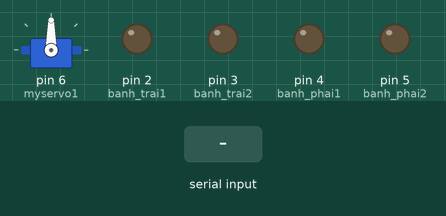
Bench run of a sketch on a simulated Arduino Uno, built with avr-gcc and run on an emulated ATmega328P. Shown: servo, output pins drawn as LEDs (lit = HIGH). The inputs (shaded band) are chosen by the test bench. What the sketch prints to the serial monitor is not drawn.

Above: at 1.2 s.
1.3 s: "A" received over Serial
At 2.1 s:
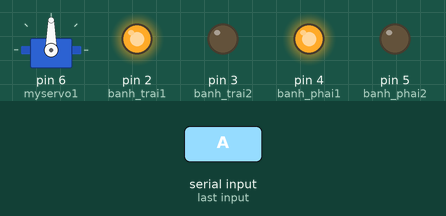
2.8 s: "L" received over Serial
At 3.3 s:
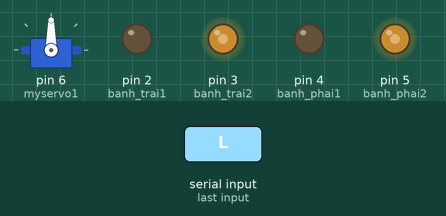
4.3 s: "P" received over Serial
At 5.5 s:
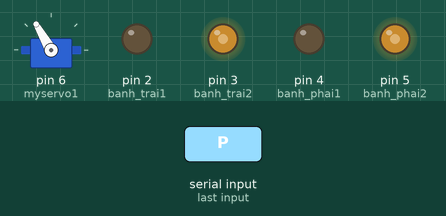
5.8 s: "T" received over Serial
At 6.8 s:
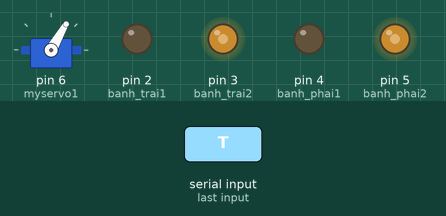
7.3 s: "D" received over Serial
At 7.9 s:
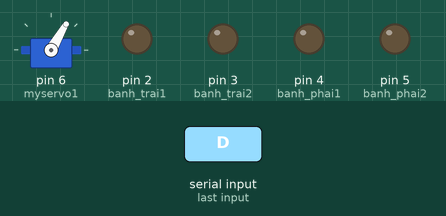
8.8 s: "A" received over Serial
At 10.2 s:
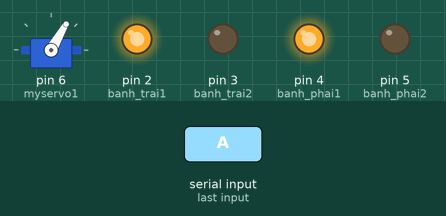
Timing chart, 0 to 11.3 s (numbered marks = the images above; inputs shaded):
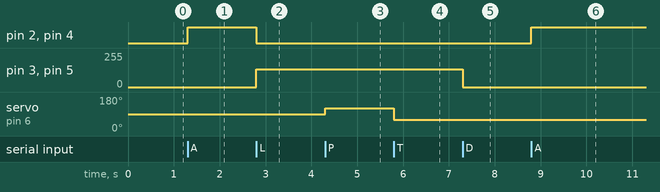

The sketch:

code_xe_dua.ino
```cpp
#include <Servo.h>
const int banh_trai1 = 2;
const int banh_trai2 = 3;
const int banh_phai1 = 4;
const int banh_phai2 = 5;
Servo myservo1;
char state ;
// prototype
void tien();
void lui();
void trai();
void phai();
void dung();
void thang();

void setup(){
  Serial.begin(9600);
pinMode(banh_trai1,OUTPUT);
pinMode(banh_trai2,OUTPUT);
pinMode(banh_phai1,OUTPUT);
pinMode(banh_phai2,OUTPUT);
myservo1.attach(6);
  }
  void loop()
  {
if(Serial.available() >0)
  { state = Serial.read();
  Serial.print(state);
  }
  else state = 0;

    switch (state){
    case 'A':
    tien(128);
    break;
    case 'L':
    lui(135);
    break;
    case 'P':
    phai();
      //myservo1.write(60);
    break;
    case 'T':
    trai();
    //myservo1.write(130);
    break;
    case 'D':
    dung();
    break;
   case 'U':
   thang();
    }
}


void tien(int _speed)
{
 analogWrite(banh_trai1,_speed);
 digitalWrite(banh_trai2,LOW);
 analogWrite(banh_phai1,_speed);
 digitalWrite(banh_phai2,LOW);
}
void lui(int _speed)
{
analogWrite(banh_trai2,_speed);
 digitalWrite(banh_trai1,LOW);
 analogWrite(banh_phai2,_speed);
 digitalWrite(banh_phai1,LOW);
}
void trai()
  {
  myservo1.write(60);
  }
void phai()
  {
    myservo1.write(120);
  }
void dung()
{
  analogWrite(banh_trai1,LOW);
  digitalWrite(banh_trai2,LOW);
  analogWrite(banh_phai1,LOW);
  digitalWrite(banh_phai2,LOW);
}
  void thang()
{
    myservo1.write(90);
}
```

Measured:
- after the input at 1.3 s, pin 2 (banh_trai1), pin 4 (banh_phai1): LOW → HIGH at once
- after the input at 2.8 s, pin 2 (banh_trai1), pin 4 (banh_phai1): HIGH → LOW at once; pin 3 (banh_trai2), pin 5 (banh_phai2): 0/255 → 135/255 at once
- after the input at 4.3 s, servo on pin 6 (myservo1): 90° → 120° at once
- after the input at 5.8 s, servo on pin 6 (myservo1): 120° → 60° at once
- after the input at 7.3 s, pin 3 (banh_trai2), pin 5 (banh_phai2): 135/255 → 0/255 at once
- after the input at 8.8 s, pin 2 (banh_trai1), pin 4 (banh_phai1): LOW → HIGH at once
